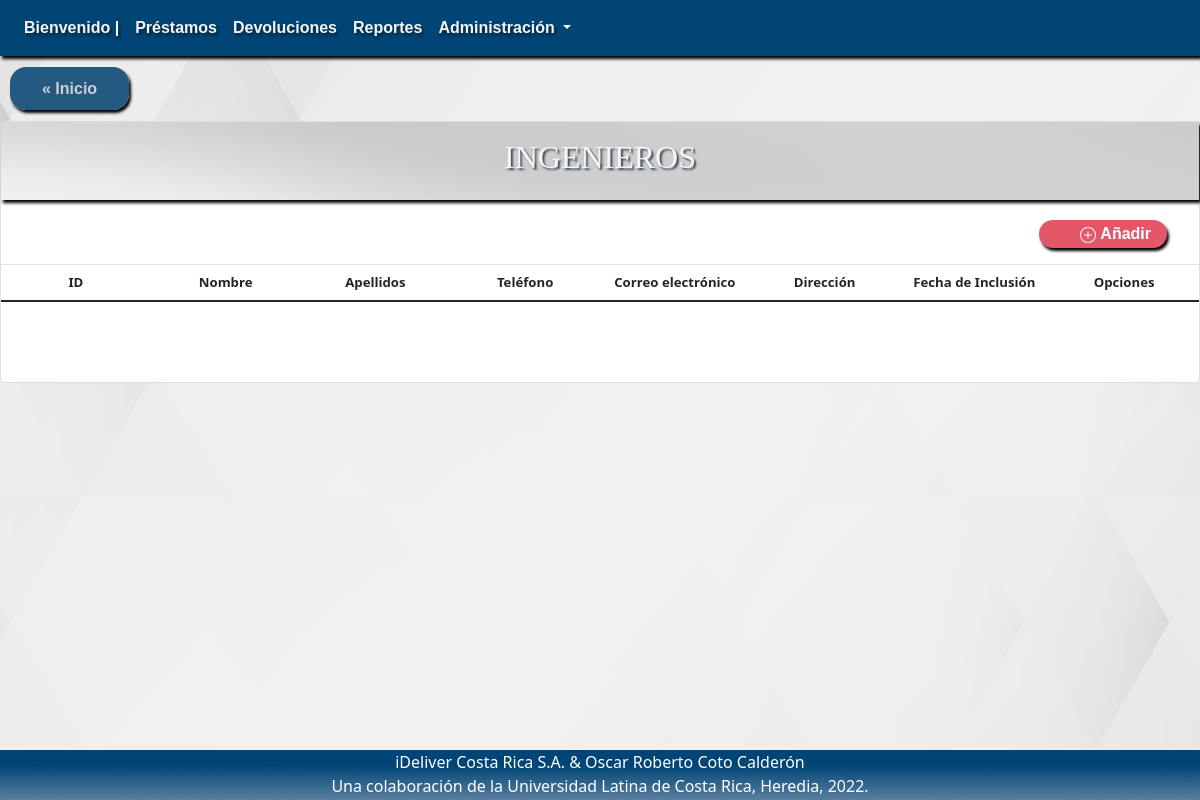
/?c=detalleAllIngeniero, run on an earlier commit of the app's database.
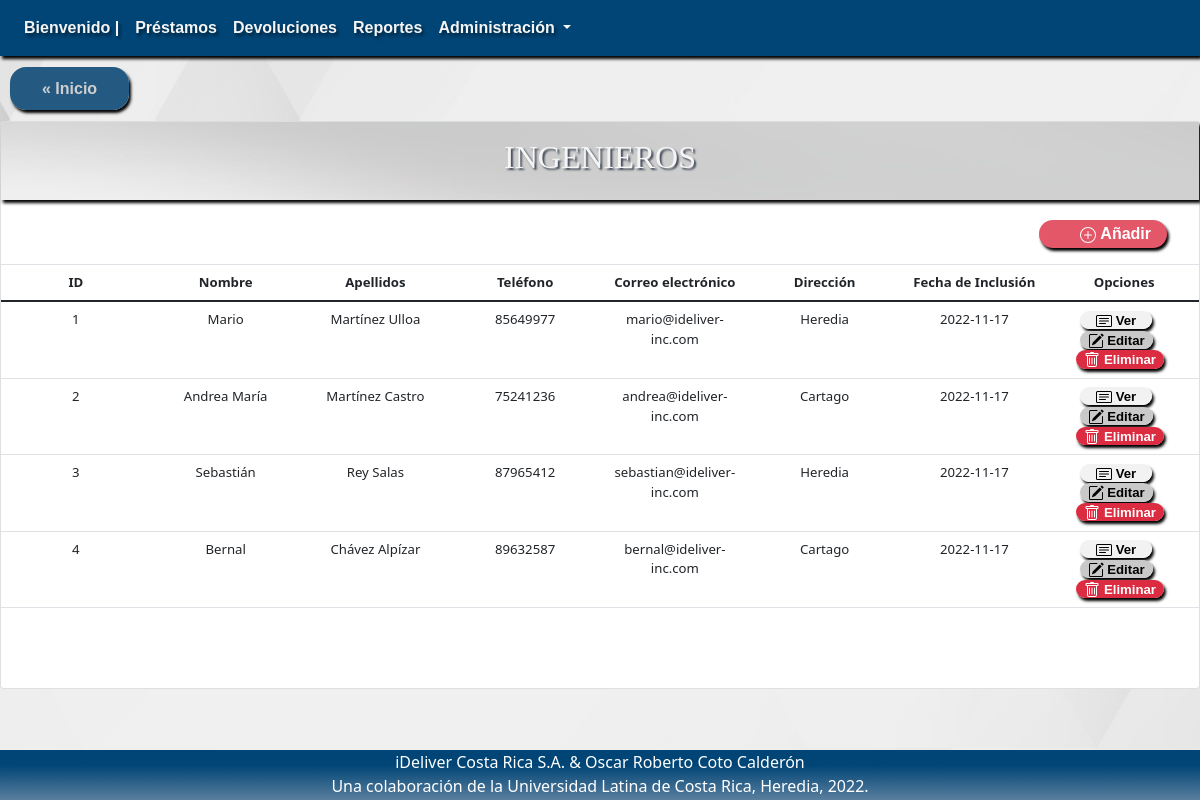
And on a later commit of the database.
### tables this page shows
CREATE TABLE `ingeniero` (
  `idIngeniero` varchar(25) NOT NULL,
  `primerNombre` varchar(50) NOT NULL,
  `segundoNombre` varchar(50) DEFAULT NULL,
  `primerApellido` varchar(50) NOT NULL,
  `segundoApellido` varchar(50) DEFAULT NULL,
  `telefono` varchar(25) DEFAULT NULL,
  `correoElectronico` varchar(50) DEFAULT NULL,
  `direccion` varchar(500) DEFAULT NULL,
  `fechaInclusion` date DEFAULT current_timestamp()
);

### Controller/detalleAllIngeniero.php (called while the page is built, shortened)
<?php
include 'model/Ingeniero.php';
$Ingeniero = new Ingeniero();
$allIngeniero = $Ingeniero->seleccionarAllIngeniero();
include 'view/verAllIngeniero.php';

### Model/Ingeniero.php (called while the page is built, shortened)
<?php
class Ingeniero
{
  public function __construct($idIngeniero = "",$primerNombre = "", $segundoNombre = "", $primerApellido = "", $segundoApellido = "", $telefono = "", $correoElectronico = "", $direccion = "", $fechaInclusion = "") {
    $this->idIngeniero = $idIngeniero;
    $this->primerNombre = $primerNombre;
    $this->segundoNombre = $segundoNombre;
    $this->primerApellido = $primerApellido;
    $this->segundoApellido = $segundoApellido;
    $this->telefono = $telefono;
    $this->correoElectronico = $correoElectronico;
    $this->direccion = $direccion;
    $this->fechaInclusion = $fechaInclusion;
  }
  function seleccionarAllIngeniero() {
    $query = "SELECT * FROM ingeniero";
    $pdo = new Connection();
    $pdo = $pdo->open();
    $result = $pdo->query($query);
    $rows = [];
    foreach ($result->fetchAll() as $row) {
        $rows[] = new Ingeniero($row['idIngeniero'], $row['primerNombre'],$row['segundoNombre'],$row['primerApellido'],$row['segundoApellido'],$row['telefono'],$row['correoElectronico'],$row['direccion'],$row['fechaInclusion']);
    }
    return $rows;
}
}

### View/verAllIngeniero.php (the view, shortened to what this page needs)
<div class="upside">
    <a href="index.php" class="Inicio">« Inicio</a>
</div>
<div class="card" id="ListaCompleta">
    <div class="card-title">
        <h2> INGENIEROS </h2>
    </div>
    <div class="card-subtitle" id="Add">
        <a href="?c=crearIngeniero" class="add">
         Añadir
        </a>
    </div>
    <table class="table">
        <thead>
            <tr>
                <th scope="col">ID</th>
                <th scope="col">Nombre</th>
                <th scope="col">Apellidos</th>
                <th scope="col">Teléfono</th>
                <th scope="col">Correo electrónico</th>
                <th scope="col">Dirección</th>
                <th scope="col">Fecha de Inclusión</th>
                <th scope="col">Opciones</th>
            </tr>
        </thead>
        <tbody>
        <?php
        foreach ($allIngeniero as $value) {
        ?>
            <tr>
                <td ><?php echo $value->idIngeniero; ?></td>
                <td><?php echo $value->primerNombre; ?> <?php echo $value->segundoNombre; ?></td>
                <td><?php echo $value->primerApellido; ?> <?php echo $value->segundoApellido; ?></td>
                <td><?php echo $value->telefono; ?></td>
                <td><?php echo $value->correoElectronico; ?></td>
                <td><?php echo $value->direccion; ?></td>
                <td><?php echo $value->fechaInclusion; ?></td>
                <td>
                <a class="ver" id="ver" href="?c=detalleIngeniero&idIngeniero=<?php echo $value->idIngeniero; ?>">
                 Ver
                <br>
                </a>
                <a class="editar" id="editar" href="?c=actualizarIngeniero&idIngeniero=<?php echo $value->idIngeniero; ?>">
                 Editar
                </a>
                <br>
                <a class="eliminar" id="eliminar" href="?c=eliminarIngeniero&idIngeniero=<?php echo $value->idIngeniero; ?>">
                 Eliminar
                </a>
                </td>
            </tr>
        <?php } ?>
        </tbody>
    </table>
</div>

What changed in the data, as far as the page shows it:
added ingeniero: idIngeniero "1", primerNombre "Mario", primerApellido "Martínez", segundoApellido "Ulloa", telefono "85649977", correoElectronico "mario@ideliver-inc.com", direccion "Heredia", fechaInclusion "2022-11-17"
added ingeniero: idIngeniero "2", primerNombre "Andrea", segundoNombre "María", primerApellido "Martínez", segundoApellido "Castro", telefono "75241236", correoElectronico "andrea@ideliver-inc.com", direccion "Cartago", fechaInclusion "2022-11-17"
added ingeniero: idIngeniero "3", primerNombre "Sebastián", primerApellido "Rey", segundoApellido "Salas", telefono "87965412", correoElectronico "sebastian@ideliver-inc.com", direccion "Heredia", fechaInclusion "2022-11-17"
added ingeniero: idIngeniero "4", primerNombre "Bernal", primerApellido "Chávez", segundoApellido "Alpízar", telefono "89632587", correoElectronico "bernal@ideliver-inc.com", direccion "Cartago", fechaInclusion "2022-11-17"
